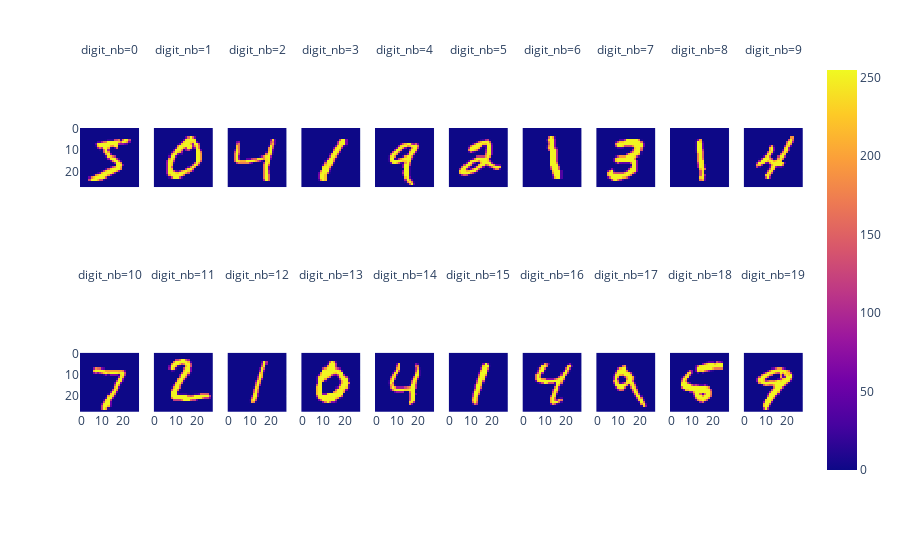

The notebook cell saved with this chart:
### Code cell
px.imshow(
    np.concatenate([train_data[0:10].reshape(-1,28,28), test_data[0:10].reshape(-1,28,28)]),
    facet_col=0,
    facet_col_wrap=10,
    labels={"facet_col":"digit_nb"},
)

### Figure 1 — Plotly figure (JSON) as saved in the notebook; plotly's stock layout.template omitted (floating-point values rounded to 4 significant figures; data arrays with more than 128 entries replaced by an {"elided": "..."} marker saying what was removed)
{"data": [{"coloraxis": "coloraxis", "hovertemplate": "x: %{x}<br>y: %{y}<br>color: %{z}<extra></extra>", "name": "0", "type": "heatmap", "xaxis": "x11", "yaxis": "y11", "z": {"elided": "28x28 int values"}}, {"coloraxis": "coloraxis", "hovertemplate": "x: %{x}<br>y: %{y}<br>color: %{z}<extra></extra>", "name": "1", "type": "heatmap", "xaxis": "x12", "yaxis": "y12", "z": {"elided": "28x28 int values"}}, {"coloraxis": "coloraxis", "hovertemplate": "x: %{x}<br>y: %{y}<br>color: %{z}<extra></extra>", "name": "2", "type": "heatmap", "xaxis": "x13", "yaxis": "y13", "z": {"elided": "28x28 int values"}}, {"coloraxis": "coloraxis", "hovertemplate": "x: %{x}<br>y: %{y}<br>color: %{z}<extra></extra>", "name": "3", "type": "heatmap", "xaxis": "x14", "yaxis": "y14", "z": {"elided": "28x28 int values"}}, {"coloraxis": "coloraxis", "hovertemplate": "x: %{x}<br>y: %{y}<br>color: %{z}<extra></extra>", "name": "4", "type": "heatmap", "xaxis": "x15", "yaxis": "y15", "z": {"elided": "28x28 int values"}}, {"coloraxis": "coloraxis", "hovertemplate": "x: %{x}<br>y: %{y}<br>color: %{z}<extra></extra>", "name": "5", "type": "heatmap", "xaxis": "x16", "yaxis": "y16", "z": {"elided": "28x28 int values"}}, {"coloraxis": "coloraxis", "hovertemplate": "x: %{x}<br>y: %{y}<br>color: %{z}<extra></extra>", "name": "6", "type": "heatmap", "xaxis": "x17", "yaxis": "y17", "z": {"elided": "28x28 int values"}}, {"coloraxis": "coloraxis", "hovertemplate": "x: %{x}<br>y: %{y}<br>color: %{z}<extra></extra>", "name": "7", "type": "heatmap", "xaxis": "x18", "yaxis": "y18", "z": {"elided": "28x28 int values"}}, {"coloraxis": "coloraxis", "hovertemplate": "x: %{x}<br>y: %{y}<br>color: %{z}<extra></extra>", "name": "8", "type": "heatmap", "xaxis": "x19", "yaxis": "y19", "z": {"elided": "28x28 int values"}}, {"coloraxis": "coloraxis", "hovertemplate": "x: %{x}<br>y: %{y}<br>color: %{z}<extra></extra>", "name": "9", "type": "heatmap", "xaxis": "x20", "yaxis": "y20", "z": {"elided": "28x28 int values"}}, {"coloraxis": "coloraxis", "hovertemplate": "x: %{x}<br>y: %{y}<br>color: %{z}<extra></extra>", "name": "10", "type": "heatmap", "xaxis": "x", "yaxis": "y", "z": {"elided": "28x28 int values"}}, {"coloraxis": "coloraxis", "hovertemplate": "x: %{x}<br>y: %{y}<br>color: %{z}<extra></extra>", "name": "11", "type": "heatmap", "xaxis": "x2", "yaxis": "y2", "z": {"elided": "28x28 int values"}}, {"coloraxis": "coloraxis", "hovertemplate": "x: %{x}<br>y: %{y}<br>color: %{z}<extra></extra>", "name": "12", "type": "heatmap", "xaxis": "x3", "yaxis": "y3", "z": {"elided": "28x28 int values"}}, {"coloraxis": "coloraxis", "hovertemplate": "x: %{x}<br>y: %{y}<br>color: %{z}<extra></extra>", "name": "13", "type": "heatmap", "xaxis": "x4", "yaxis": "y4", "z": {"elided": "28x28 int values"}}, {"coloraxis": "coloraxis", "hovertemplate": "x: %{x}<br>y: %{y}<br>color: %{z}<extra></extra>", "name": "14", "type": "heatmap", "xaxis": "x5", "yaxis": "y5", "z": {"elided": "28x28 int values"}}, {"coloraxis": "coloraxis", "hovertemplate": "x: %{x}<br>y: %{y}<br>color: %{z}<extra></extra>", "name": "15", "type": "heatmap", "xaxis": "x6", "yaxis": "y6", "z": {"elided": "28x28 int values"}}, {"coloraxis": "coloraxis", "hovertemplate": "x: %{x}<br>y: %{y}<br>color: %{z}<extra></extra>", "name": "16", "type": "heatmap", "xaxis": "x7", "yaxis": "y7", "z": {"elided": "28x28 int values"}}, {"coloraxis": "coloraxis", "hovertemplate": "x: %{x}<br>y: %{y}<br>color: %{z}<extra></extra>", "name": "17", "type": "heatmap", "xaxis": "x8", "yaxis": "y8", "z": {"elided": "28x28 int values"}}, {"coloraxis": "coloraxis", "hovertemplate": "x: %{x}<br>y: %{y}<br>color: %{z}<extra></extra>", "name": "18", "type": "heatmap", "xaxis": "x9", "yaxis": "y9", "z": {"elided": "28x28 int values"}}, {"coloraxis": "coloraxis", "hovertemplate": "x: %{x}<br>y: %{y}<br>color: %{z}<extra></extra>", "name": "19", "type": "heatmap", "xaxis": "x10", "yaxis": "y10", "z": {"elided": "28x28 int values"}}], "layout": {"annotations": [{"font": {}, "showarrow": false, "text": "digit_nb=10", "x": 0.041, "xanchor": "center", "xref": "paper", "y": 0.465, "yanchor": "bottom", "yref": "paper"}, {"font": {}, "showarrow": false, "text": "digit_nb=11", "x": 0.143, "xanchor": "center", "xref": "paper", "y": 0.465, "yanchor": "bottom", "yref": "paper"}, {"font": {}, "showarrow": false, "text": "digit_nb=12", "x": 0.245, "xanchor": "center", "xref": "paper", "y": 0.465, "yanchor": "bottom", "yref": "paper"}, {"font": {}, "showarrow": false, "text": "digit_nb=13", "x": 0.347, "xanchor": "center", "xref": "paper", "y": 0.465, "yanchor": "bottom", "yref": "paper"}, {"font": {}, "showarrow": false, "text": "digit_nb=14", "x": 0.449, "xanchor": "center", "xref": "paper", "y": 0.465, "yanchor": "bottom", "yref": "paper"}, {"font": {}, "showarrow": false, "text": "digit_nb=15", "x": 0.551, "xanchor": "center", "xref": "paper", "y": 0.465, "yanchor": "bottom", "yref": "paper"}, {"font": {}, "showarrow": false, "text": "digit_nb=16", "x": 0.653, "xanchor": "center", "xref": "paper", "y": 0.465, "yanchor": "bottom", "yref": "paper"}, {"font": {}, "showarrow": false, "text": "digit_nb=17", "x": 0.755, "xanchor": "center", "xref": "paper", "y": 0.465, "yanchor": "bottom", "yref": "paper"}, {"font": {}, "showarrow": false, "text": "digit_nb=18", "x": 0.857, "xanchor": "center", "xref": "paper", "y": 0.465, "yanchor": "bottom", "yref": "paper"}, {"font": {}, "showarrow": false, "text": "digit_nb=19", "x": 0.959, "xanchor": "center", "xref": "paper", "y": 0.465, "yanchor": "bottom", "yref": "paper"}, {"font": {}, "showarrow": false, "text": "digit_nb=0", "x": 0.041, "xanchor": "center", "xref": "paper", "y": 1.0, "yanchor": "bottom", "yref": "paper"}, {"font": {}, "showarrow": false, "text": "digit_nb=1", "x": 0.143, "xanchor": "center", "xref": "paper", "y": 1.0, "yanchor": "bottom", "yref": "paper"}, {"font": {}, "showarrow": false, "text": "digit_nb=2", "x": 0.245, "xanchor": "center", "xref": "paper", "y": 1.0, "yanchor": "bottom", "yref": "paper"}, {"font": {}, "showarrow": false, "text": "digit_nb=3", "x": 0.347, "xanchor": "center", "xref": "paper", "y": 1.0, "yanchor": "bottom", "yref": "paper"}, {"font": {}, "showarrow": false, "text": "digit_nb=4", "x": 0.449, "xanchor": "center", "xref": "paper", "y": 1.0, "yanchor": "bottom", "yref": "paper"}, {"font": {}, "showarrow": false, "text": "digit_nb=5", "x": 0.551, "xanchor": "center", "xref": "paper", "y": 1.0, "yanchor": "bottom", "yref": "paper"}, {"font": {}, "showarrow": false, "text": "digit_nb=6", "x": 0.653, "xanchor": "center", "xref": "paper", "y": 1.0, "yanchor": "bottom", "yref": "paper"}, {"font": {}, "showarrow": false, "text": "digit_nb=7", "x": 0.755, "xanchor": "center", "xref": "paper", "y": 1.0, "yanchor": "bottom", "yref": "paper"}, {"font": {}, "showarrow": false, "text": "digit_nb=8", "x": 0.857, "xanchor": "center", "xref": "paper", "y": 1.0, "yanchor": "bottom", "yref": "paper"}, {"font": {}, "showarrow": false, "text": "digit_nb=9", "x": 0.959, "xanchor": "center", "xref": "paper", "y": 1.0, "yanchor": "bottom", "yref": "paper"}], "coloraxis": {"colorscale": [[0, "#0d0887"], [0.1111, "#46039f"], [0.2222, "#7201a8"], [0.3333, "#9c179e"], [0.4444, "#bd3786"], [0.5556, "#d8576b"], [0.6667, "#ed7953"], [0.7778, "#fb9f3a"], [0.8889, "#fdca26"], [1, "#f0f921"]]}, "margin": {"t": 60}, "xaxis": {"anchor": "y", "constrain": "domain", "domain": [0, 0.082], "scaleanchor": "y"}, "xaxis10": {"anchor": "y10", "domain": [0.918, 1], "matches": "x"}, "xaxis11": {"anchor": "y11", "domain": [0, 0.082], "matches": "x", "showticklabels": false}, "xaxis12": {"anchor": "y12", "domain": [0.102, 0.184], "matches": "x", "showticklabels": false}, "xaxis13": {"anchor": "y13", "domain": [0.204, 0.286], "matches": "x", "showticklabels": false}, "xaxis14": {"anchor": "y14", "domain": [0.306, 0.388], "matches": "x", "showticklabels": false}, "xaxis15": {"anchor": "y15", "domain": [0.408, 0.49], "matches": "x", "showticklabels": false}, "xaxis16": {"anchor": "y16", "domain": [0.51, 0.592], "matches": "x", "showticklabels": false}, "xaxis17": {"anchor": "y17", "domain": [0.612, 0.694], "matches": "x", "showticklabels": false}, "xaxis18": {"anchor": "y18", "domain": [0.714, 0.796], "matches": "x", "showticklabels": false}, "xaxis19": {"anchor": "y19", "domain": [0.816, 0.898], "matches": "x", "showticklabels": false}, "xaxis2": {"anchor": "y2", "domain": [0.102, 0.184], "matches": "x"}, "xaxis20": {"anchor": "y20", "domain": [0.918, 1], "matches": "x", "showticklabels": false}, "xaxis3": {"anchor": "y3", "domain": [0.204, 0.286], "matches": "x"}, "xaxis4": {"anchor": "y4", "domain": [0.306, 0.388], "matches": "x"}, "xaxis5": {"anchor": "y5", "domain": [0.408, 0.49], "matches": "x"}, "xaxis6": {"anchor": "y6", "domain": [0.51, 0.592], "matches": "x"}, "xaxis7": {"anchor": "y7", "domain": [0.612, 0.694], "matches": "x"}, "xaxis8": {"anchor": "y8", "domain": [0.714, 0.796], "matches": "x"}, "xaxis9": {"anchor": "y9", "domain": [0.816, 0.898], "matches": "x"}, "yaxis": {"anchor": "x", "autorange": "reversed", "constrain": "domain", "domain": [0, 0.465]}, "yaxis10": {"anchor": "x10", "domain": [0, 0.465], "matches": "y", "showticklabels": false}, "yaxis11": {"anchor": "x11", "domain": [0.535, 1.0], "matches": "y"}, "yaxis12": {"anchor": "x12", "domain": [0.535, 1.0], "matches": "y", "showticklabels": false}, "yaxis13": {"anchor": "x13", "domain": [0.535, 1.0], "matches": "y", "showticklabels": false}, "yaxis14": {"anchor": "x14", "domain": [0.535, 1.0], "matches": "y", "showticklabels": false}, "yaxis15": {"anchor": "x15", "domain": [0.535, 1.0], "matches": "y", "showticklabels": false}, "yaxis16": {"anchor": "x16", "domain": [0.535, 1.0], "matches": "y", "showticklabels": false}, "yaxis17": {"anchor": "x17", "domain": [0.535, 1.0], "matches": "y", "showticklabels": false}, "yaxis18": {"anchor": "x18", "domain": [0.535, 1.0], "matches": "y", "showticklabels": false}, "yaxis19": {"anchor": "x19", "domain": [0.535, 1.0], "matches": "y", "showticklabels": false}, "yaxis2": {"anchor": "x2", "domain": [0, 0.465], "matches": "y", "showticklabels": false}, "yaxis20": {"anchor": "x20", "domain": [0.535, 1.0], "matches": "y", "showticklabels": false}, "yaxis3": {"anchor": "x3", "domain": [0, 0.465], "matches": "y", "showticklabels": false}, "yaxis4": {"anchor": "x4", "domain": [0, 0.465], "matches": "y", "showticklabels": false}, "yaxis5": {"anchor": "x5", "domain": [0, 0.465], "matches": "y", "showticklabels": false}, "yaxis6": {"anchor": "x6", "domain": [0, 0.465], "matches": "y", "showticklabels": false}, "yaxis7": {"anchor": "x7", "domain": [0, 0.465], "matches": "y", "showticklabels": false}, "yaxis8": {"anchor": "x8", "domain": [0, 0.465], "matches": "y", "showticklabels": false}, "yaxis9": {"anchor": "x9", "domain": [0, 0.465], "matches": "y", "showticklabels": false}}}
